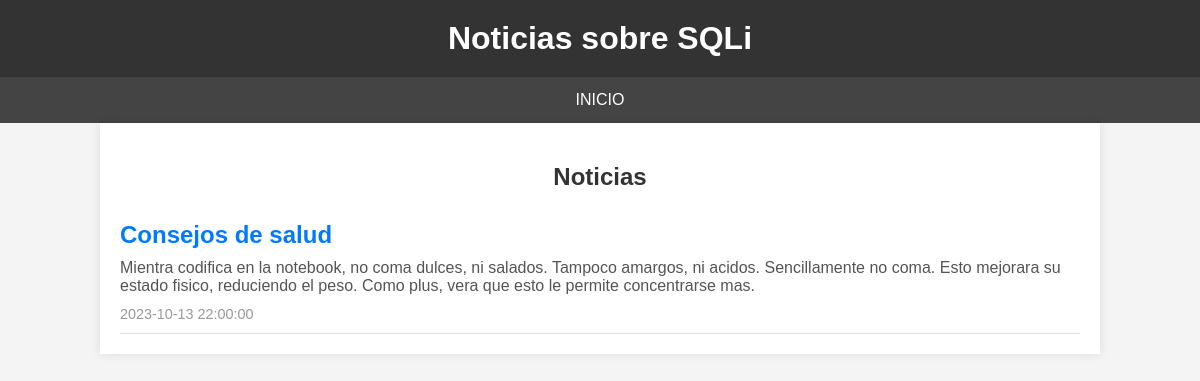
The app's page /src/www/v1/news.php?id=3 with its own data.
### tables this page shows
CREATE TABLE News (
    newsId INT PRIMARY KEY AUTO_INCREMENT,
    title VARCHAR(50) NOT NULL,
    body TEXT,
    dateTime DATETIME NOT NULL
);

### src/www/v1/news.php (the view, shortened to what this page needs)
<!DOCTYPE html>
<html lang="es">
<head>
    <link rel="stylesheet" href="/css/styles.css">
</head>
<body>
    <?php require 'miMenu.php'; ?>
    <section class="container">
        <h1>Noticias</h1>
        <div class="news-lista">
            <?php
            $conexion = new mysqli('serverBD', 'root', 'jaja', 'prac2');
            $sql = "SELECT title, body, dateTime FROM News WHERE newsId = " . $_GET['id'];
            $resultado = $conexion->query($sql);
            if ($resultado->num_rows > 0) {
                while($fila = $resultado->fetch_assoc()) {
                    echo "\n    <article class='news-item'> \n";
                    echo "      <h2>" . $fila["title"] . "</h2> \n";
                    echo "      <p>" . $fila["body"] . "</p> \n";
                    echo "      <span class='date'>" . $fila["dateTime"] . "</span> \n";
                    echo "    </article> \n";
                }
            } else {
                echo "No hay noticias disponibles.";
            }
            ?>
        </div>
        </section>
</body>
</html>

### src/www/css/styles.css (style rules this page uses)
body { font-family: Arial, sans-serif; background-color: #f4f4f4; margin: 0; padding: 0; }
.container { width: 80%; margin: 0 auto; padding: 20px; background-color: #fff; box-shadow: 0 0 10px rgba(0, 0, 0, 0.1); }
h1 { text-align: center; color: #333; }
.news-item { border-bottom: 1px solid #ddd; padding: 10px 0; }
.news-item h2 { margin: 0; color: #007BFF; }
.news-item p { margin: 10px 0; color: #555; }
.news-item .date { font-size: 0.9em; color: #999; }

### records on screen
news: title "Consejos de salud", body "Mientra codifica en la notebook, no coma dulces, ni salados. Tampoco amargos, ni acidos. Sencillamente no coma. Esto mejorara su estado fisico, reduciendo el peso. Como plus, vera que esto le permite concentrarse mas.", dateTime "2023-10-13 22:00:00"
